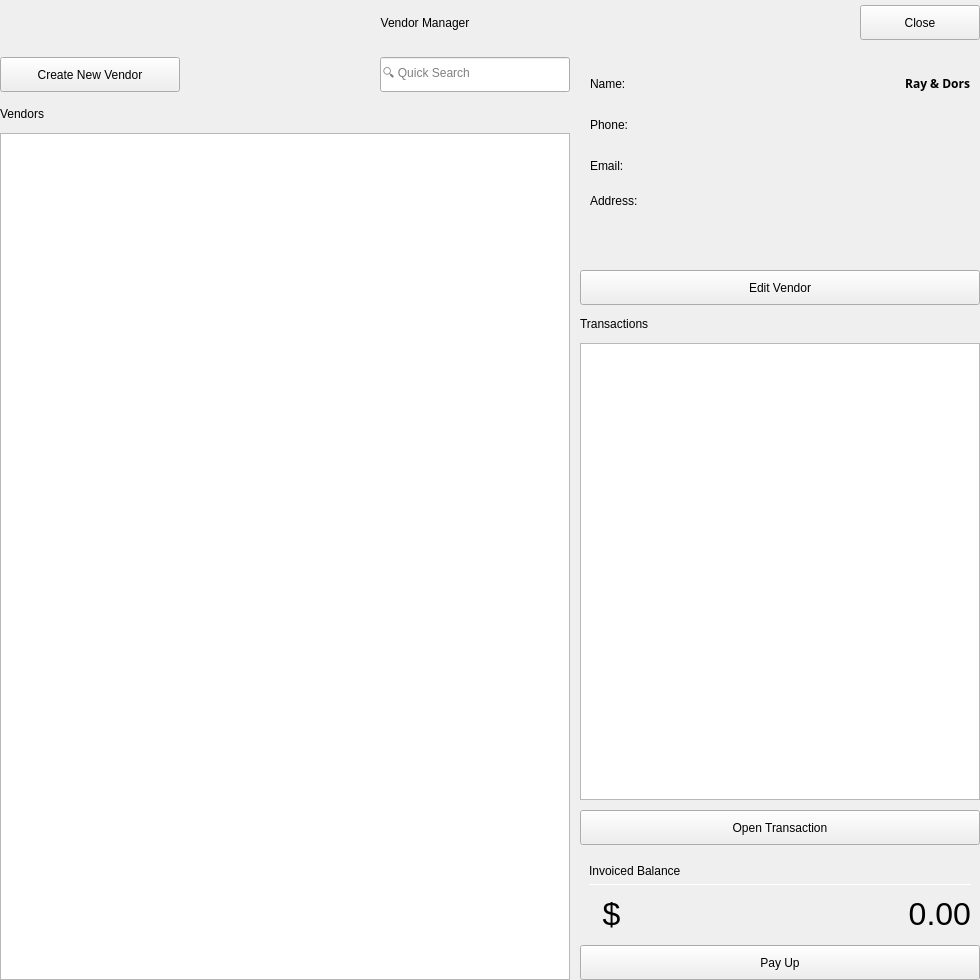
<?xml version="1.0" encoding="UTF-8"?>
<ui version="4.0">
 <class>VendorManagerWindow</class>
 <widget class="QWidget" name="VendorManagerWindow">
  <property name="geometry">
   <rect>
    <x>0</x>
    <y>0</y>
    <width>980</width>
    <height>980</height>
   </rect>
  </property>
  <property name="minimumSize">
   <size>
    <width>940</width>
    <height>940</height>
   </size>
  </property>
  <property name="windowTitle">
   <string>Vendor Manager</string>
  </property>
  <property name="windowIcon">
   <iconset resource="../assets/images/icons.qrc">
    <normaloff>:/Icons/vendor.svg</normaloff>:/Icons/vendor.svg</iconset>
  </property>
  <property name="styleSheet">
   <string notr="true"/>
  </property>
  <layout class="QVBoxLayout" name="verticalLayout_10">
   <property name="spacing">
    <number>10</number>
   </property>
   <property name="leftMargin">
    <number>0</number>
   </property>
   <property name="topMargin">
    <number>0</number>
   </property>
   <property name="rightMargin">
    <number>0</number>
   </property>
   <property name="bottomMargin">
    <number>0</number>
   </property>
   <item>
    <widget class="QWidget" name="wd_page_header" native="true">
     <property name="minimumSize">
      <size>
       <width>0</width>
       <height>45</height>
      </size>
     </property>
     <layout class="QHBoxLayout" name="horizontalLayout">
      <property name="spacing">
       <number>10</number>
      </property>
      <property name="leftMargin">
       <number>0</number>
      </property>
      <property name="topMargin">
       <number>0</number>
      </property>
      <property name="rightMargin">
       <number>0</number>
      </property>
      <property name="bottomMargin">
       <number>0</number>
      </property>
      <item>
       <widget class="QLabel" name="lb_page_title">
        <property name="text">
         <string>Vendor Manager</string>
        </property>
        <property name="alignment">
         <set>Qt::AlignmentFlag::AlignCenter</set>
        </property>
       </widget>
      </item>
      <item>
       <widget class="QPushButton" name="pb_close_page">
        <property name="minimumSize">
         <size>
          <width>0</width>
          <height>35</height>
         </size>
        </property>
        <property name="maximumSize">
         <size>
          <width>120</width>
          <height>16777215</height>
         </size>
        </property>
        <property name="text">
         <string>Close</string>
        </property>
        <property name="icon">
         <iconset resource="../assets/images/icons.qrc">
          <normaloff>:/Icons/close_white.svg</normaloff>:/Icons/close_white.svg</iconset>
        </property>
        <property name="iconSize">
         <size>
          <width>18</width>
          <height>18</height>
         </size>
        </property>
       </widget>
      </item>
     </layout>
    </widget>
   </item>
   <item>
    <widget class="QWidget" name="wd_page_content" native="true">
     <layout class="QHBoxLayout" name="horizontalLayout_7">
      <property name="spacing">
       <number>10</number>
      </property>
      <property name="leftMargin">
       <number>0</number>
      </property>
      <property name="topMargin">
       <number>0</number>
      </property>
      <property name="rightMargin">
       <number>0</number>
      </property>
      <property name="bottomMargin">
       <number>0</number>
      </property>
      <item>
       <widget class="QWidget" name="wd_content_main" native="true">
        <layout class="QVBoxLayout" name="verticalLayout_9">
         <property name="spacing">
          <number>10</number>
         </property>
         <property name="leftMargin">
          <number>0</number>
         </property>
         <property name="topMargin">
          <number>0</number>
         </property>
         <property name="rightMargin">
          <number>0</number>
         </property>
         <property name="bottomMargin">
          <number>0</number>
         </property>
         <item>
          <widget class="QWidget" name="wd_search_section" native="true">
           <property name="minimumSize">
            <size>
             <width>0</width>
             <height>40</height>
            </size>
           </property>
           <property name="maximumSize">
            <size>
             <width>16777215</width>
             <height>40</height>
            </size>
           </property>
           <layout class="QHBoxLayout" name="horizontalLayout_3">
            <property name="spacing">
             <number>10</number>
            </property>
            <property name="leftMargin">
             <number>0</number>
            </property>
            <property name="topMargin">
             <number>0</number>
            </property>
            <property name="rightMargin">
             <number>0</number>
            </property>
            <property name="bottomMargin">
             <number>0</number>
            </property>
            <item>
             <widget class="QPushButton" name="pb_create_vendor">
              <property name="minimumSize">
               <size>
                <width>180</width>
                <height>35</height>
               </size>
              </property>
              <property name="maximumSize">
               <size>
                <width>180</width>
                <height>35</height>
               </size>
              </property>
              <property name="text">
               <string>Create New Vendor</string>
              </property>
              <property name="icon">
               <iconset resource="../assets/images/icons.qrc">
                <normaloff>:/Icons/add_white.svg</normaloff>:/Icons/add_white.svg</iconset>
              </property>
              <property name="iconSize">
               <size>
                <width>18</width>
                <height>18</height>
               </size>
              </property>
             </widget>
            </item>
            <item>
             <spacer name="horizontalSpacer">
              <property name="orientation">
               <enum>Qt::Orientation::Horizontal</enum>
              </property>
              <property name="sizeHint" stdset="0">
               <size>
                <width>40</width>
                <height>20</height>
               </size>
              </property>
             </spacer>
            </item>
            <item>
             <widget class="QLineEdit" name="le_search_vendor">
              <property name="minimumSize">
               <size>
                <width>140</width>
                <height>35</height>
               </size>
              </property>
              <property name="maximumSize">
               <size>
                <width>240</width>
                <height>35</height>
               </size>
              </property>
              <property name="placeholderText">
               <string>🔍 Quick Search</string>
              </property>
             </widget>
            </item>
           </layout>
          </widget>
         </item>
         <item>
          <widget class="QWidget" name="wd_table_section" native="true">
           <layout class="QVBoxLayout" name="verticalLayout">
            <property name="spacing">
             <number>10</number>
            </property>
            <property name="leftMargin">
             <number>0</number>
            </property>
            <property name="topMargin">
             <number>0</number>
            </property>
            <property name="rightMargin">
             <number>0</number>
            </property>
            <property name="bottomMargin">
             <number>0</number>
            </property>
            <item>
             <widget class="QLabel" name="lb_vendor_table">
              <property name="minimumSize">
               <size>
                <width>0</width>
                <height>18</height>
               </size>
              </property>
              <property name="maximumSize">
               <size>
                <width>16777215</width>
                <height>18</height>
               </size>
              </property>
              <property name="text">
               <string>Vendors</string>
              </property>
             </widget>
            </item>
            <item>
             <widget class="QTableView" name="tbl_vendors"/>
            </item>
           </layout>
          </widget>
         </item>
        </layout>
       </widget>
      </item>
      <item>
       <widget class="QWidget" name="wd_content_side" native="true">
        <property name="minimumSize">
         <size>
          <width>400</width>
          <height>0</height>
         </size>
        </property>
        <property name="maximumSize">
         <size>
          <width>400</width>
          <height>16777215</height>
         </size>
        </property>
        <layout class="QVBoxLayout" name="verticalLayout_8">
         <property name="spacing">
          <number>10</number>
         </property>
         <property name="leftMargin">
          <number>0</number>
         </property>
         <property name="topMargin">
          <number>0</number>
         </property>
         <property name="rightMargin">
          <number>0</number>
         </property>
         <property name="bottomMargin">
          <number>0</number>
         </property>
         <item>
          <widget class="QWidget" name="wd_detail_view" native="true">
           <property name="minimumSize">
            <size>
             <width>0</width>
             <height>250</height>
            </size>
           </property>
           <property name="maximumSize">
            <size>
             <width>16777215</width>
             <height>250</height>
            </size>
           </property>
           <layout class="QVBoxLayout" name="verticalLayout_6">
            <property name="spacing">
             <number>10</number>
            </property>
            <property name="leftMargin">
             <number>0</number>
            </property>
            <property name="topMargin">
             <number>0</number>
            </property>
            <property name="rightMargin">
             <number>0</number>
            </property>
            <property name="bottomMargin">
             <number>0</number>
            </property>
            <item>
             <widget class="QWidget" name="wd_detail_labels" native="true">
              <property name="minimumSize">
               <size>
                <width>0</width>
                <height>200</height>
               </size>
              </property>
              <property name="maximumSize">
               <size>
                <width>16777215</width>
                <height>16777215</height>
               </size>
              </property>
              <layout class="QVBoxLayout" name="verticalLayout_2">
               <property name="spacing">
                <number>0</number>
               </property>
               <property name="leftMargin">
                <number>10</number>
               </property>
               <property name="topMargin">
                <number>0</number>
               </property>
               <property name="rightMargin">
                <number>10</number>
               </property>
               <property name="bottomMargin">
                <number>0</number>
               </property>
               <item>
                <layout class="QHBoxLayout" name="horizontalLayout_2">
                 <item>
                  <widget class="QLabel" name="lb_name">
                   <property name="minimumSize">
                    <size>
                     <width>120</width>
                     <height>25</height>
                    </size>
                   </property>
                   <property name="maximumSize">
                    <size>
                     <width>120</width>
                     <height>25</height>
                    </size>
                   </property>
                   <property name="text">
                    <string>Name:</string>
                   </property>
                  </widget>
                 </item>
                 <item>
                  <widget class="QLabel" name="lb_name_val">
                   <property name="minimumSize">
                    <size>
                     <width>0</width>
                     <height>25</height>
                    </size>
                   </property>
                   <property name="maximumSize">
                    <size>
                     <width>16777215</width>
                     <height>25</height>
                    </size>
                   </property>
                   <property name="font">
                    <font>
                     <family>Lexend</family>
                     <pointsize>9</pointsize>
                     <bold>true</bold>
                    </font>
                   </property>
                   <property name="text">
                    <string>Ray &amp; Dors</string>
                   </property>
                   <property name="alignment">
                    <set>Qt::AlignmentFlag::AlignRight|Qt::AlignmentFlag::AlignTrailing|Qt::AlignmentFlag::AlignVCenter</set>
                   </property>
                  </widget>
                 </item>
                </layout>
               </item>
               <item>
                <layout class="QHBoxLayout" name="horizontalLayout_5">
                 <item>
                  <widget class="QLabel" name="lb_phone">
                   <property name="minimumSize">
                    <size>
                     <width>120</width>
                     <height>25</height>
                    </size>
                   </property>
                   <property name="maximumSize">
                    <size>
                     <width>120</width>
                     <height>25</height>
                    </size>
                   </property>
                   <property name="text">
                    <string>Phone:</string>
                   </property>
                  </widget>
                 </item>
                 <item>
                  <widget class="QLabel" name="lb_phone_val">
                   <property name="minimumSize">
                    <size>
                     <width>0</width>
                     <height>25</height>
                    </size>
                   </property>
                   <property name="maximumSize">
                    <size>
                     <width>16777215</width>
                     <height>25</height>
                    </size>
                   </property>
                   <property name="font">
                    <font>
                     <family>Lexend</family>
                     <pointsize>9</pointsize>
                     <bold>true</bold>
                    </font>
                   </property>
                   <property name="text">
                    <string/>
                   </property>
                   <property name="alignment">
                    <set>Qt::AlignmentFlag::AlignRight|Qt::AlignmentFlag::AlignTrailing|Qt::AlignmentFlag::AlignVCenter</set>
                   </property>
                  </widget>
                 </item>
                </layout>
               </item>
               <item>
                <layout class="QHBoxLayout" name="horizontalLayout_8">
                 <item>
                  <widget class="QLabel" name="lb_email">
                   <property name="minimumSize">
                    <size>
                     <width>120</width>
                     <height>25</height>
                    </size>
                   </property>
                   <property name="maximumSize">
                    <size>
                     <width>120</width>
                     <height>25</height>
                    </size>
                   </property>
                   <property name="text">
                    <string>Email:</string>
                   </property>
                  </widget>
                 </item>
                 <item>
                  <widget class="QLabel" name="lb_email_val">
                   <property name="minimumSize">
                    <size>
                     <width>0</width>
                     <height>25</height>
                    </size>
                   </property>
                   <property name="maximumSize">
                    <size>
                     <width>16777215</width>
                     <height>25</height>
                    </size>
                   </property>
                   <property name="font">
                    <font>
                     <family>Lexend</family>
                     <pointsize>9</pointsize>
                     <bold>true</bold>
                    </font>
                   </property>
                   <property name="text">
                    <string/>
                   </property>
                   <property name="alignment">
                    <set>Qt::AlignmentFlag::AlignRight|Qt::AlignmentFlag::AlignTrailing|Qt::AlignmentFlag::AlignVCenter</set>
                   </property>
                  </widget>
                 </item>
                </layout>
               </item>
               <item>
                <layout class="QHBoxLayout" name="horizontalLayout_9">
                 <item>
                  <widget class="QLabel" name="lb_address">
                   <property name="minimumSize">
                    <size>
                     <width>120</width>
                     <height>50</height>
                    </size>
                   </property>
                   <property name="maximumSize">
                    <size>
                     <width>120</width>
                     <height>50</height>
                    </size>
                   </property>
                   <property name="text">
                    <string>Address:</string>
                   </property>
                   <property name="alignment">
                    <set>Qt::AlignmentFlag::AlignLeading|Qt::AlignmentFlag::AlignLeft|Qt::AlignmentFlag::AlignTop</set>
                   </property>
                  </widget>
                 </item>
                 <item>
                  <widget class="QLabel" name="lb_address_val">
                   <property name="minimumSize">
                    <size>
                     <width>0</width>
                     <height>50</height>
                    </size>
                   </property>
                   <property name="maximumSize">
                    <size>
                     <width>16777215</width>
                     <height>50</height>
                    </size>
                   </property>
                   <property name="font">
                    <font>
                     <family>Lexend</family>
                     <pointsize>9</pointsize>
                     <bold>true</bold>
                    </font>
                   </property>
                   <property name="text">
                    <string/>
                   </property>
                   <property name="alignment">
                    <set>Qt::AlignmentFlag::AlignRight|Qt::AlignmentFlag::AlignTop|Qt::AlignmentFlag::AlignTrailing</set>
                   </property>
                   <property name="wordWrap">
                    <bool>true</bool>
                   </property>
                  </widget>
                 </item>
                </layout>
               </item>
              </layout>
             </widget>
            </item>
            <item>
             <widget class="QPushButton" name="pb_edit_vendor">
              <property name="minimumSize">
               <size>
                <width>0</width>
                <height>35</height>
               </size>
              </property>
              <property name="text">
               <string>Edit Vendor</string>
              </property>
              <property name="icon">
               <iconset resource="../assets/images/icons.qrc">
                <normaloff>:/Icons/edit_white.svg</normaloff>:/Icons/edit_white.svg</iconset>
              </property>
              <property name="iconSize">
               <size>
                <width>18</width>
                <height>18</height>
               </size>
              </property>
             </widget>
            </item>
           </layout>
          </widget>
         </item>
         <item>
          <widget class="QWidget" name="wd_transaction_list" native="true">
           <layout class="QVBoxLayout" name="verticalLayout_5">
            <property name="spacing">
             <number>10</number>
            </property>
            <property name="leftMargin">
             <number>0</number>
            </property>
            <property name="topMargin">
             <number>0</number>
            </property>
            <property name="rightMargin">
             <number>0</number>
            </property>
            <property name="bottomMargin">
             <number>0</number>
            </property>
            <item>
             <widget class="QWidget" name="wd_list_section" native="true">
              <layout class="QVBoxLayout" name="verticalLayout_3">
               <property name="spacing">
                <number>10</number>
               </property>
               <property name="leftMargin">
                <number>0</number>
               </property>
               <property name="topMargin">
                <number>0</number>
               </property>
               <property name="rightMargin">
                <number>0</number>
               </property>
               <property name="bottomMargin">
                <number>0</number>
               </property>
               <item>
                <widget class="QLabel" name="lb_transaction_list">
                 <property name="minimumSize">
                  <size>
                   <width>0</width>
                   <height>18</height>
                  </size>
                 </property>
                 <property name="maximumSize">
                  <size>
                   <width>16777215</width>
                   <height>18</height>
                  </size>
                 </property>
                 <property name="text">
                  <string>Transactions</string>
                 </property>
                </widget>
               </item>
               <item>
                <widget class="QListView" name="ls_transactions"/>
               </item>
              </layout>
             </widget>
            </item>
            <item>
             <widget class="QPushButton" name="pb_open_transaction">
              <property name="minimumSize">
               <size>
                <width>0</width>
                <height>35</height>
               </size>
              </property>
              <property name="maximumSize">
               <size>
                <width>16777215</width>
                <height>35</height>
               </size>
              </property>
              <property name="text">
               <string>Open Transaction</string>
              </property>
              <property name="icon">
               <iconset resource="../assets/images/icons.qrc">
                <normaloff>:/Icons/dollar_white.svg</normaloff>:/Icons/dollar_white.svg</iconset>
              </property>
              <property name="iconSize">
               <size>
                <width>18</width>
                <height>18</height>
               </size>
              </property>
             </widget>
            </item>
           </layout>
          </widget>
         </item>
         <item>
          <widget class="QWidget" name="wd_charge_view" native="true">
           <layout class="QVBoxLayout" name="verticalLayout_7">
            <property name="spacing">
             <number>0</number>
            </property>
            <property name="leftMargin">
             <number>0</number>
            </property>
            <property name="topMargin">
             <number>0</number>
            </property>
            <property name="rightMargin">
             <number>0</number>
            </property>
            <property name="bottomMargin">
             <number>0</number>
            </property>
            <item>
             <widget class="QWidget" name="widget_10" native="true">
              <layout class="QVBoxLayout" name="verticalLayout_4">
               <item>
                <widget class="QLabel" name="lb_invoice_label">
                 <property name="text">
                  <string>Invoiced Balance</string>
                 </property>
                </widget>
               </item>
               <item>
                <widget class="Line" name="line">
                 <property name="minimumSize">
                  <size>
                   <width>0</width>
                   <height>1</height>
                  </size>
                 </property>
                 <property name="maximumSize">
                  <size>
                   <width>16777215</width>
                   <height>1</height>
                  </size>
                 </property>
                 <property name="styleSheet">
                  <string notr="true">background-color: white;</string>
                 </property>
                 <property name="orientation">
                  <enum>Qt::Orientation::Horizontal</enum>
                 </property>
                </widget>
               </item>
               <item>
                <layout class="QHBoxLayout" name="horizontalLayout_6">
                 <item>
                  <widget class="QLabel" name="lb_dollar_sign">
                   <property name="minimumSize">
                    <size>
                     <width>45</width>
                     <height>45</height>
                    </size>
                   </property>
                   <property name="maximumSize">
                    <size>
                     <width>45</width>
                     <height>45</height>
                    </size>
                   </property>
                   <property name="styleSheet">
                    <string notr="true">font-size: 32px;</string>
                   </property>
                   <property name="text">
                    <string>$</string>
                   </property>
                   <property name="alignment">
                    <set>Qt::AlignmentFlag::AlignCenter</set>
                   </property>
                  </widget>
                 </item>
                 <item>
                  <widget class="QLabel" name="lb_charge_amount">
                   <property name="minimumSize">
                    <size>
                     <width>0</width>
                     <height>45</height>
                    </size>
                   </property>
                   <property name="maximumSize">
                    <size>
                     <width>16777215</width>
                     <height>45</height>
                    </size>
                   </property>
                   <property name="styleSheet">
                    <string notr="true">font-size: 32px;</string>
                   </property>
                   <property name="text">
                    <string>0.00</string>
                   </property>
                   <property name="alignment">
                    <set>Qt::AlignmentFlag::AlignRight|Qt::AlignmentFlag::AlignTrailing|Qt::AlignmentFlag::AlignVCenter</set>
                   </property>
                  </widget>
                 </item>
                </layout>
               </item>
              </layout>
             </widget>
            </item>
            <item>
             <widget class="QPushButton" name="pb_make_payment">
              <property name="minimumSize">
               <size>
                <width>0</width>
                <height>35</height>
               </size>
              </property>
              <property name="text">
               <string>Pay Up</string>
              </property>
             </widget>
            </item>
           </layout>
          </widget>
         </item>
        </layout>
       </widget>
      </item>
     </layout>
    </widget>
   </item>
  </layout>
 </widget>
 <resources>
  <include location="../assets/images/icons.qrc"/>
 </resources>
 <connections/>
</ui>
